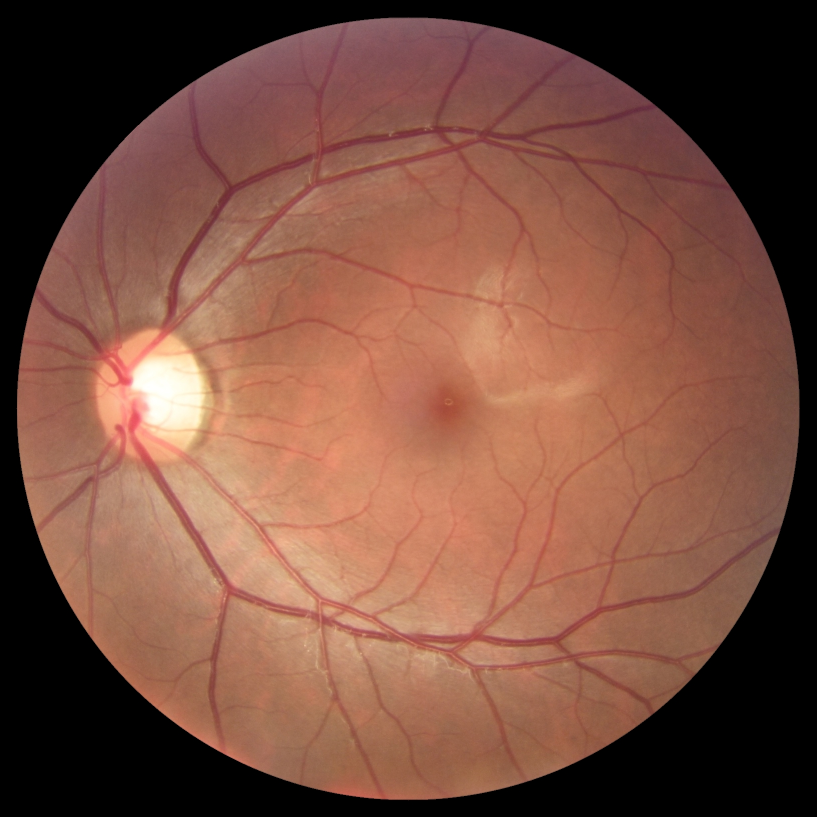
#> input picture T0013.png, 1634 x 1634 px (shown at 1/2 size)
$ python -i image_process.py   (imports and definitions only)
#> lines starting #> are read from the running program, lines starting #| are printed output that depends on the picture; after the words box and inside, x2 and y2 are one past the last pixel; in counts of white or black regions, pixels touching at a corner belong together
import cv2
import matplotlib.pyplot as plt
import numpy as np
from skimage.measure import label,regionprops

import  cv2
import  numpy as np
from skimage import  morphology,img_as_bool

class vesselCal_preprocess(object):

    def __int__(self,):
        self.img = np.ndarray(())

    def border(self,image,size):
        x = cv2.resize(image, (size, size))
        return x

    # [67 lines left out: functions img_skeltonize, angle_coordination_detect, angle_detect_seg, corner_detect, curve_ext, not called in this run]

def got_max_connect(img_ori):
    """
    :param img: it could be rgb image
    :return:
    """
    if len(np.shape(img_ori)) == 3:
        img = cv2.cvtColor(img_ori,cv2.COLOR_RGB2GRAY)
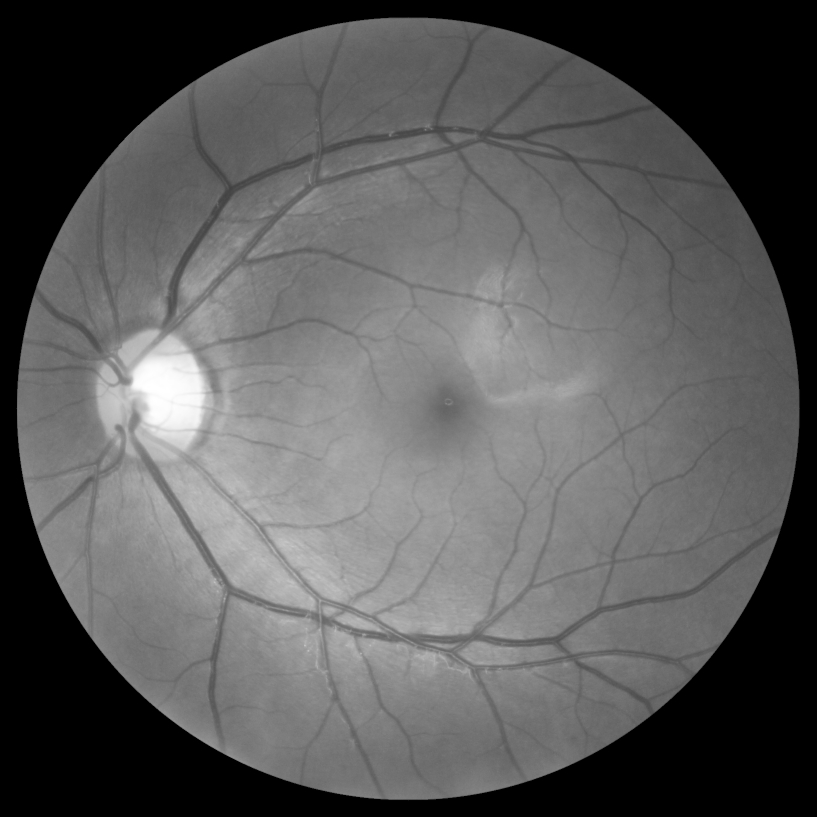
#> img: shape (1634, 1634) (shown at 1/2 size); min 0, max 255, mean 89.1
    else:
        img = img_ori
    _,binary_img = cv2.threshold(img,10,255,cv2.THRESH_BINARY)
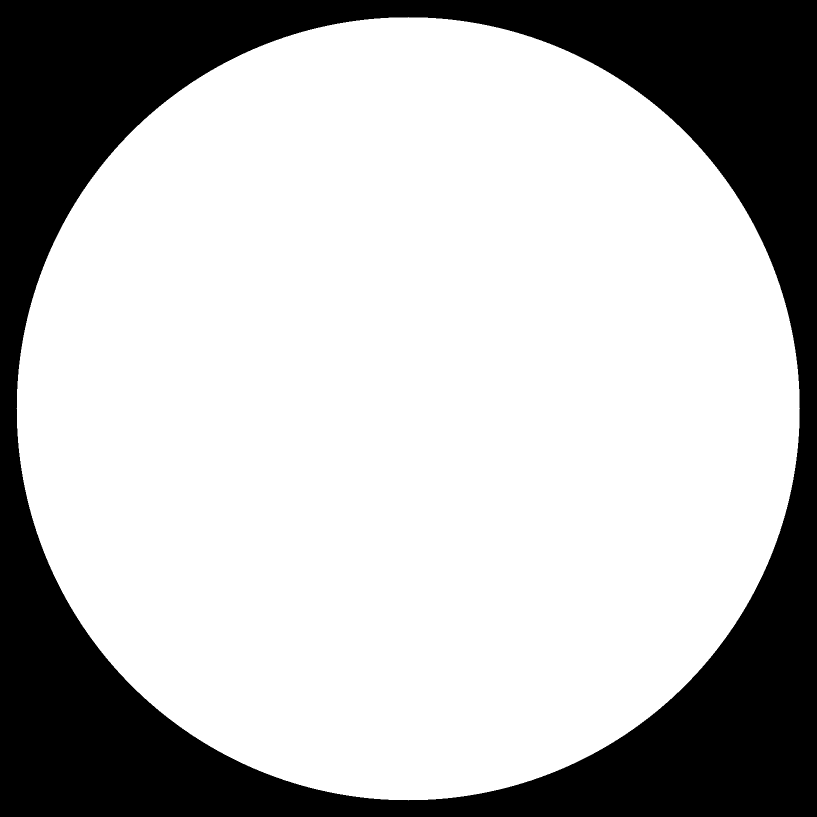
#> binary_img: shape (1634, 1634) (shown at 1/2 size); 72.1% white; 1 black region, box (x1, y1, x2, y2) and area: (0, 0, 1634, 1634) 743963

    label_img = label(binary_img)
#> label_img: shape (1634, 1634) int64; values 0 (black) and 1 (white), 72.1% white; 1 black region
    props = regionprops(label_img)
#> props = 1 regions; box (x1, y1, x2, y2) and area: (33, 34, 1600, 1601) 1925993

    nums = len(props)
#> nums = 1
    max_connect_area = 0
    index = 0
    for i in range(nums):
        if max_connect_area < props[i].area:
            index = i
            max_connect_area = props[i].area
#> this loop made 1 pass
#> max_connect_area on pass 1: 1925993
#> after the loop, index = 0; max_connect_area = 1925993

    bbox = props[index].bbox
#> bbox = (34, 33, 1601, 1600)

    if len(np.shape(img_ori)) == 3:
        return img_ori[bbox[0]:bbox[2],bbox[1]:bbox[3],:]
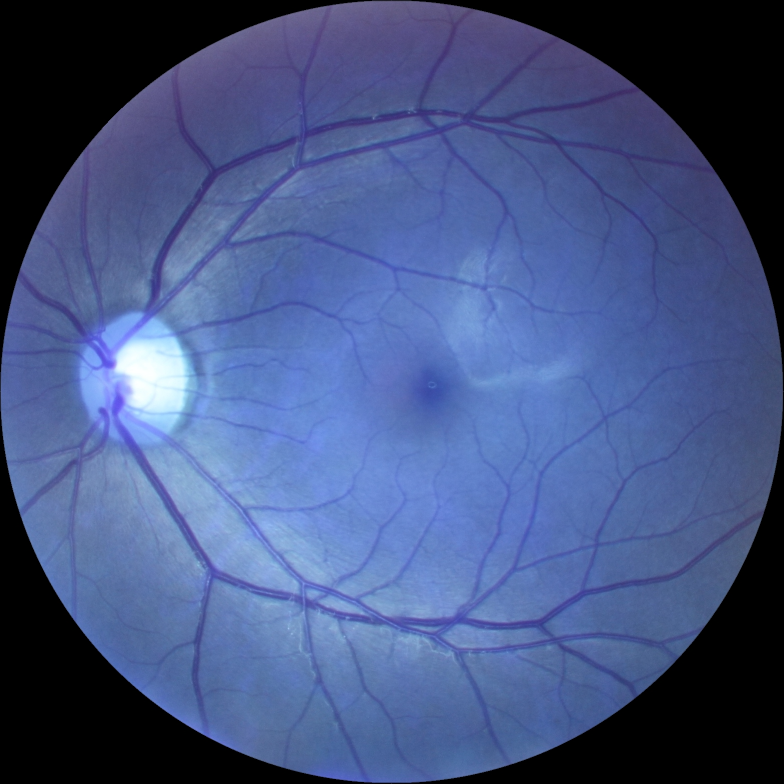
#> returned value: shape (1567, 1567, 3) (shown at 1/2 size); mean of channels 0, 1, 2 131.1, 84.9, 68.6; drawn as B, G, R
    else:
        return img_ori[bbox[0]:bbox[2],bbox[1]:bbox[3]]

# [104 lines left out: functions got_connect_bbox, load_process, reszie, got_Roi_image, not called in this run]

>>> import cv2
>>> picture = cv2.cvtColor(cv2.imread('T0013.png'), cv2.COLOR_BGR2RGB)
>>> result = got_max_connect(picture)
